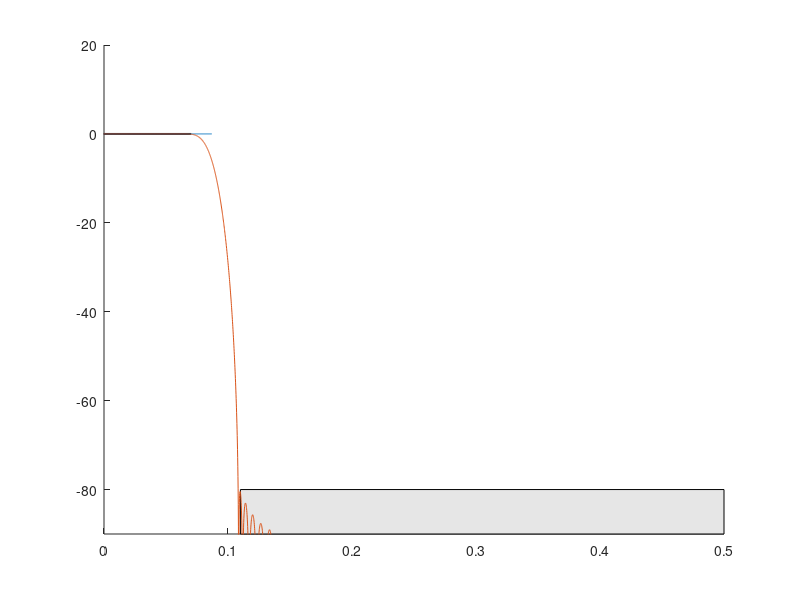

Recreate this plot in MATLAB.
%% FIR filter design
% Authors: Colin Leary, Forrest Smith, Sean Turner

% Specs: less than .1dB ripple in passband, 0 > |f| > 0.07
%       more than 80dB rejection in stopband, .11 < |f| < 0.5

% Passband specs
maxripple = .1;     %maximum stopband ripple [dB]
startgain = 0;      %gain at beginning of stopband [dB]
endgain = 0;        %gain at end of stopband [dB]
passlow = 0;        %passband beginning frequency [normalized]
passhigh = 0.07;    %passband ending frequency [normalized]

% Stopband specs
minreject = -80;    %minimum rejection in stopband [dB}
stopbegin = 0.11;     %frequency stopband begins [normalized]
stopend = 0.5;     %frequency stopband ends [normalized]

% Other junk to specify
N = 8 * 1024;       %number of samples
M = 121;             %number of coefficients in filter
beta = 8;           %adjustable window parameter
hrspec = .017;       %how far Hr should extend beyond spec


% Important junk to calculate from above info
f = (0:N-1)/N;      %specify normalized frequencies
f(N/2+1+1:end) = f(N/2+1+1:end)-1; %keep track of negative frequencies

stem_logical = 0;

%% Plot filter response
% Generate stop and pass bands
figure(1); clf; hold on;
winlow = minreject-10;
winhigh = 20;
axis([0 .5 winlow winhigh]);    %set window size

%plot passband
patch([passlow passhigh passhigh passlow], ...
          [(maxripple+startgain) (maxripple+endgain) ...
          (-maxripple+endgain) (-maxripple+startgain)], ...
          .9*[1 1 1]); 

if (passlow == 0) || (passhigh == .5)  %check type of filter
    %if not bandpass, plot accordingly
    patch([stopbegin stopend stopend stopbegin], ...
          [minreject minreject winlow winlow], ...
          .9*[1 1 1]);
      
else
    %if bandpass, plot two stopbands
    patch([0 stopend stopend 0], ...
          [minreject minreject winlow winlow], ...
          .9*[1 1 1]);
    patch([stopbegin .5 .5 stopbegin], ...
          [minreject minreject winlow winlow], ...
          .9*[1 1 1]);
end

%% Calculate real and desired transfer functions
m = (endgain-startgain)/(passhigh-passlow);     %slope of Hr

%Calculate entire line (point-slope formula) and convert from dB
%Then limit the line to within hrspec
Hr =  ((abs(f) > (passlow-hrspec)) & (abs(f) < (passhigh+hrspec))) .* ...
        10 .^ (((abs(f) .* m) - (m*passlow) + startgain)/20);

%plot the desired Hr for visualization
plot(f, 20*log10(abs(Hr)));

%From the real transfer function, obtain the complete desired transfer function
Hd = Hr.*exp(-j*2*pi*f*(M-1)/2);

%Perform inverse FFT to obtain impulse response
hd = ifft(Hd);

%window impulse response to obtain filter response
h = hd(1:M).*kaiser(M, beta)';

%plot FFT of resulting, windowed filter response
plot(f, 20*log10(abs(fft(h,N))));

%optionally plot a stem plot of the windowed and non windowed impulse responses
if(stem_logical)
    figure(2); clf;
    stem(0:N-1 , hd, '.');
    hold on;
    stem(0:M-1,h,'.'); %%transfer function of 
end
%}